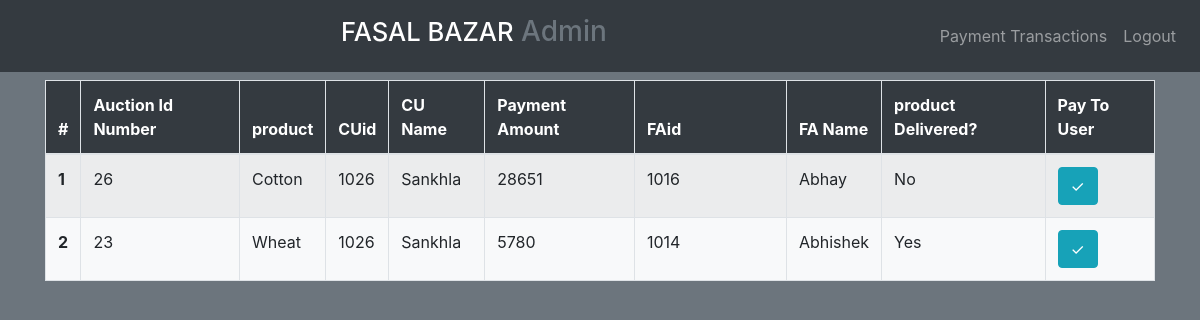
The page /admin/Admin_payment.php (signed in) on the database its author committed.
### tables this page shows
CREATE TABLE `Ap_history` (
  `auction_id` bigint(20) NOT NULL,
  `amount` bigint(20) NOT NULL,
  `paid` varchar(3) NOT NULL,
  `item_recived` varchar(3) NOT NULL
);

CREATE TABLE `auction` (
  `auction_id` bigint(20) NOT NULL,
  `product` varchar(25) DEFAULT NULL,
  `weight` int(11) DEFAULT NULL,
  `fa_id` int(11) NOT NULL,
  `cu_id` int(11) NOT NULL,
  `blocked_amt` bigint(20) NOT NULL,
  `date` date DEFAULT NULL
);

CREATE TABLE `wallet` (
  `wallet_id` bigint(20) NOT NULL,
  `uid` bigint(20) NOT NULL,
  `type` varchar(2) NOT NULL,
  `name` varchar(45) NOT NULL,
  `account_no` varchar(25) NOT NULL,
  `ifsc` varchar(11) NOT NULL,
  `Wallet_Amount` bigint(20) NOT NULL
);

### admin/Admin_payment.php (the view, shortened to what this page needs)
<?php
  include('fn.php');
?>
<!DOCTYPE html>
<html>
<head>
	<link rel='stylesheet' href='https://cdn.jsdelivr.net/npm/bootstrap@4.6.1/dist/css/bootstrap.min.css'>
  	<link rel='stylesheet' href='https://cdnjs.cloudflare.com/ajax/libs/font-awesome/4.7.0/css/font-awesome.min.css'>
  	<link rel='stylesheet' type='text/css' href='admin.css'>
</head>
<body class='bg-secondary'>
<nav class='navbar navbar-expand-sm bg-dark navbar-dark fixed-top navbar-brand-center'>
  	<h1 class='navbar-brand mx-auto' style='font-size:1.6em'>FASAL BAZAR<small class='text-muted h3'> Admin</small></h1>
  <ul class='navbar-nav' id='bottomul'>
  	<li class='nav-item'> <a class='nav-link' href='http://krishi.rf.gd/admin/Admin_payment.php'>Payment Transactions</a> </li>
  	<li class='nav-item'> <a class='nav-link' href='/logout.php'>Logout</a> </li>
  </ul>
</nav>
<div class='container'>
<?php
echo"
<table class='table table-striped table-hover bg-light table-bordered'>
  <thead class='bg-dark text-white'>
    <tr>
      <th scope='col'>#</th>
      <th scope='col'>Auction Id Number</th>
      <th scope='col'>product</th>
      <th scope='col'>CUid</th>
      <th scope='col'>CU Name</th>
      <th scope='col'>Payment Amount</th>
      <th scope='col' id='fa'>FAid</th>
      <th scope='col'>FA Name</th>
      <th scope='col'>product Delivered?</th>
      <th scope='col' id='act'>Pay To User</th>
    </tr>
  </thead>";
  $quer="select * from Ap_history where paid='No'";
  $res=mysqli_query($con,$quer)or die("error in insertion");
  $count=mysqli_num_rows($res);
  $j=0;
  for ($i=0; $i<$count; $i++)
  {
          $j++;
          $row=mysqli_fetch_array($res);
          $Auction_number = $row['auction_id'];
          $qr="select * from auction where auction_id ='$Auction_number'";
          $re=mysqli_query($con,$qr);
          $rw=mysqli_fetch_array($re);
          $product_name = $rw['product'];
          $Cuid = $rw['cu_id'];
          $qr="select * from wallet where uid ='$Cuid' And type ='CU'";
          $rew=mysqli_query($con,$qr);
          $rww=mysqli_fetch_array($rew);
          $CuName = $rww['name'];
          $Amount = $rw['blocked_amt'];
          $Faid = $rw['fa_id'];
          $qr="select * from wallet where uid ='$Faid' And type ='FA'";
          $rew=mysqli_query($con,$qr);
          $rww=mysqli_fetch_array($rew);
          $faName = $rww['name'];
          $status = $row['item_recived'];
             echo "<tr>
              <th scope='row'>$j</th>
              <td>$Auction_number</td>
              <td>$product_name</td>
              <td>$Cuid</td>
              <td>$CuName</td>
              <td>$Amount</td>
              <td>$Faid</td>
              <td>$faName</td>
              <td>$status</td>
              <form method='get'>
              <td><a href='Admin_payment.php?x=$Auction_number'><input type='button' class='btn btn-info' id='001' value='&#10003' name='aa'></a>
              </form>
            </tr>";
  }
?>
</table>
</div>
</body>
</html>

### admin/admin.css (style rules this page uses)
.container { display: block; position: relative; top:5em; }
.btn { width:2.5em; }
#fa { width:9.5em; }

### rows shown on the page
ap_history: auction_id "26", item_recived "No"
auction: product "Cotton", cu "1026", blocked_amt "28651", fa "1016"
wallet: name "Sankhla"
wallet: name "Abhay"
ap_history: auction_id "23", item_recived "Yes"
auction: product "Wheat", cu "1026", blocked_amt "5780", fa "1014"
wallet: name "Abhishek"
